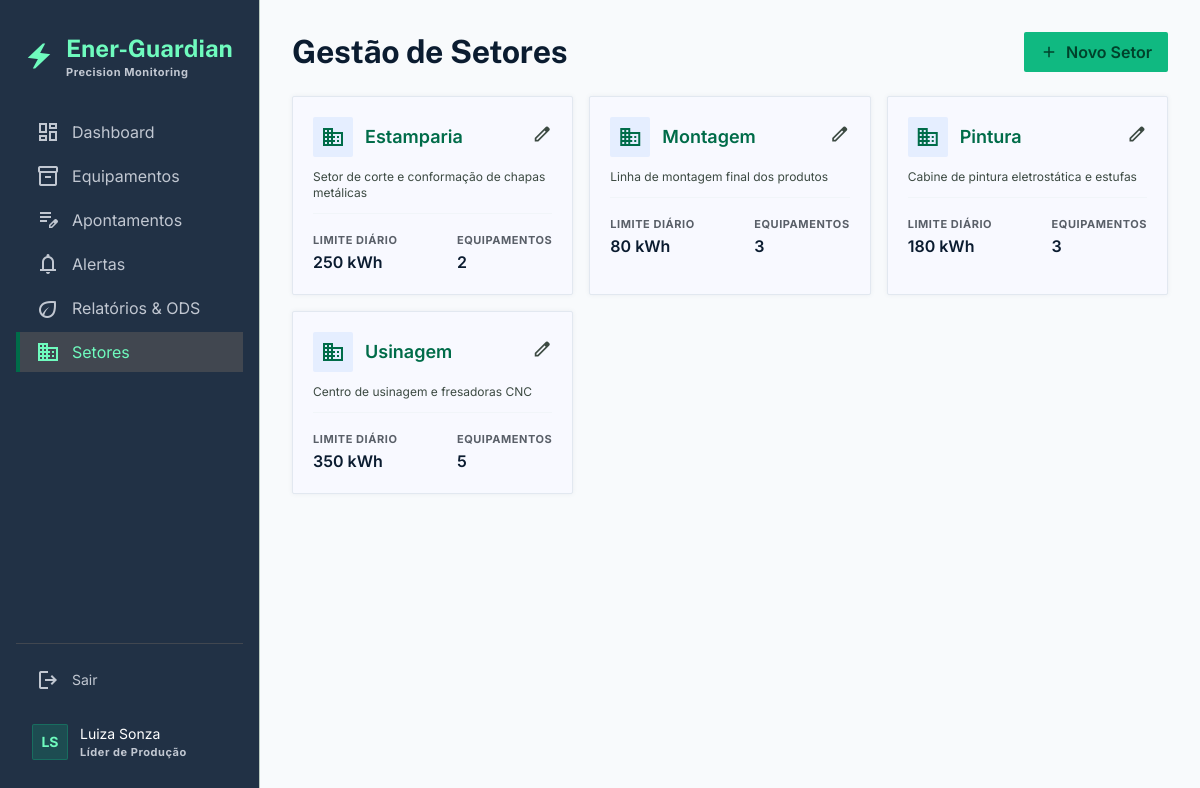
/setores/ (signed in), run on the app's committed database.
### models.py (models this page shows, shortened)
class Usuario(UserMixin, db.Model):
    __tablename__ = 'usuarios'
    id = db.Column(db.Integer, primary_key=True)
    nome = db.Column(db.String(100), nullable=False)
    email = db.Column(db.String(150), unique=True, nullable=False)
    senha_hash = db.Column(db.String(256), nullable=False)
    papel = db.Column(db.String(30), nullable=False, default='lider_producao')
    ativo = db.Column(db.Boolean, default=True)
    criado_em = db.Column(db.DateTime, default=datetime.now(timezone.utc))
    apontamentos = db.relationship('Apontamento', backref='usuario', lazy='dynamic')
    PAPEIS = {
        'admin': 'Administrador',
        'gestor': 'Gestor Industrial',
        'lider_producao': 'Líder de Produção',
        'tecnico': 'Técnico de Manutenção',
        'financeiro': 'Financeiro',
        'engenheiro': 'Engenheiro Chefe',
    }
    @property
    def papel_display(self):
        return self.PAPEIS.get(self.papel, self.papel)
    @property
    def iniciais(self):
        partes = self.nome.split()
        if len(partes) >= 2:
            return (partes[0][0] + partes[-1][0]).upper()
        return self.nome[:2].upper()

class Setor(db.Model):
    __tablename__ = 'setores'
    id = db.Column(db.Integer, primary_key=True)
    nome = db.Column(db.String(100), nullable=False, unique=True)
    descricao = db.Column(db.String(255))
    limite_consumo_kwh = db.Column(db.Float, default=500.0)
    criado_em = db.Column(db.DateTime, default=datetime.now(timezone.utc))
    equipamentos = db.relationship('Equipamento', backref='setor', lazy='dynamic')
    consumos = db.relationship('Consumo', backref='setor', lazy='dynamic')
    alertas = db.relationship('Alerta', backref='setor', lazy='dynamic')

### routes/setores.py (the view)
@setores_bp.route('/')
@login_required
def listar():
    setores = Setor.query.order_by(Setor.nome).all()
    return render_template('setores/listar.html', setores=setores)

### templates/setores/listar.html (shortened to what this page needs)
{% extends "base.html" %}
{% block content %}
<div class="flex flex-col md:flex-row justify-between items-start md:items-center mb-6 gap-4">
    <h2 class="font-headline-lg-mobile md:font-headline-lg text-headline-lg-mobile md:text-headline-lg text-on-surface">Gestão de Setores</h2>
    <a href="{{ url_for('setores.cadastrar') }}" class="px-4 py-2 bg-primary-container text-on-primary-container font-numeric-data text-numeric-data rounded hover:bg-primary transition-colors flex items-center gap-2">
        <span class="material-symbols-outlined text-[18px]">add</span> Novo Setor
    </a>
</div>
<div class="grid grid-cols-1 md:grid-cols-2 lg:grid-cols-3 gap-gutter">
    {% for setor in setores %}
    <div class="bg-surface border border-[#E2E8F0] rounded tech-shadow p-5 flex flex-col gap-3 hover:border-primary-container/30 transition-colors">
        <div class="flex items-center justify-between">
            <div class="flex items-center gap-3">
                <div class="w-10 h-10 rounded bg-surface-container text-primary flex items-center justify-center">
                    <span class="material-symbols-outlined">domain</span>
                </div>
                <a href="{{ url_for('setores.detalhes', id=setor.id) }}" class="font-title-md text-title-md text-primary hover:underline">{{ setor.nome }}</a>
            </div>
            <a href="{{ url_for('setores.editar', id=setor.id) }}" class="text-on-surface-variant hover:text-primary-container">
                <span class="material-symbols-outlined text-[20px]">edit</span>
            </a>
        </div>
        {% if setor.descricao %}
        <p class="font-body-sm text-body-sm text-on-surface-variant">{{ setor.descricao }}</p>
        {% endif %}
        <div class="flex items-center justify-between pt-3 border-t border-[#F1F5F9]">
            <div>
                <span class="font-label-caps text-label-caps text-tertiary uppercase">Limite Diário</span>
                <p class="font-numeric-data text-numeric-data text-on-surface">{{ "%.0f"|format(setor.limite_consumo_kwh) }} kWh</p>
            </div>
            <div>
                <span class="font-label-caps text-label-caps text-tertiary uppercase">Equipamentos</span>
                <p class="font-numeric-data text-numeric-data text-on-surface">{{ setor.equipamentos.count() }}</p>
            </div>
        </div>
    </div>
    {% endfor %}
</div>
{% endblock %}

### templates/base.html (shortened to what this page needs)
<!DOCTYPE html>
<html lang="pt-BR">
<head>
    <link rel="stylesheet" href="{{ url_for('static', filename='css/design_system.css') }}" />
    <link rel="stylesheet" href="{{ url_for('static', filename='css/index.css') }}" />
    <script src="https://cdn.tailwindcss.com"></script>
</head>
<body class="font-body-md text-on-surface antialiased bg-[#F8FAFC]">
<div class="flex h-screen w-full overflow-hidden">
    <aside id="sidebar" class="hidden md:flex w-[260px] h-screen sticky left-0 top-0 bg-inverse-surface border-r border-outline-variant flex-col justify-between py-margin-desktop z-50">
        <div class="px-4 flex flex-col gap-8">
            <div class="flex items-center gap-3 px-2">
                <span class="material-symbols-outlined fill-icon text-primary-fixed text-3xl">electric_bolt</span>
                <div>
                    <h1 class="font-headline-md text-headline-md font-bold text-primary-fixed">Ener-Guardian</h1>
                    <p class="font-label-caps text-label-caps text-tertiary-fixed-dim">Precision Monitoring</p>
                </div>
            </div>
            <nav class="flex flex-col gap-1">
                <a class="sidebar-link flex items-center border-l-4 {{ 'border-primary bg-on-tertiary-fixed-variant text-primary-fixed' if request.endpoint == 'dashboard.index' else 'border-transparent text-tertiary-fixed-dim hover:text-primary-fixed' }} px-4 py-2 gap-3" href="{{ url_for('dashboard.index') }}">
                    <span class="material-symbols-outlined {{ 'fill-icon' if request.endpoint == 'dashboard.index' else '' }}">dashboard</span>
                    <span>Dashboard</span>
                </a>
                <a class="sidebar-link flex items-center border-l-4 {{ 'border-primary bg-on-tertiary-fixed-variant text-primary-fixed' if request.endpoint and 'equipamentos' in request.endpoint else 'border-transparent text-tertiary-fixed-dim hover:text-primary-fixed' }} px-4 py-2 gap-3" href="{{ url_for('equipamentos.listar') }}">
                    <span class="material-symbols-outlined {{ 'fill-icon' if request.endpoint and 'equipamentos' in request.endpoint else '' }}">inventory_2</span>
                    <span>Equipamentos</span>
                </a>
                <a class="sidebar-link flex items-center border-l-4 {{ 'border-primary bg-on-tertiary-fixed-variant text-primary-fixed' if request.endpoint and 'apontamentos' in request.endpoint else 'border-transparent text-tertiary-fixed-dim hover:text-primary-fixed' }} px-4 py-2 gap-3" href="{{ url_for('apontamentos.historico') }}">
                    <span class="material-symbols-outlined {{ 'fill-icon' if request.endpoint and 'apontamentos' in request.endpoint else '' }}">edit_note</span>
                    <span>Apontamentos</span>
                </a>
                <a class="sidebar-link flex items-center border-l-4 {{ 'border-primary bg-on-tertiary-fixed-variant text-primary-fixed' if request.endpoint and 'alertas' in request.endpoint else 'border-transparent text-tertiary-fixed-dim hover:text-primary-fixed' }} px-4 py-2 gap-3" href="{{ url_for('alertas.listar') }}">
                    <span class="material-symbols-outlined {{ 'fill-icon' if request.endpoint and 'alertas' in request.endpoint else '' }}">notifications</span>
                    <span>Alertas</span>
                </a>
                <a class="sidebar-link flex items-center border-l-4 {{ 'border-primary bg-on-tertiary-fixed-variant text-primary-fixed' if request.endpoint and 'relatorios' in request.endpoint else 'border-transparent text-tertiary-fixed-dim hover:text-primary-fixed' }} px-4 py-2 gap-3" href="{{ url_for('relatorios.index') }}">
                    <span class="material-symbols-outlined {{ 'fill-icon' if request.endpoint and 'relatorios' in request.endpoint else '' }}">eco</span>
                    <span>Relatórios & ODS</span>
                </a>
                <a class="sidebar-link flex items-center border-l-4 {{ 'border-primary bg-on-tertiary-fixed-variant text-primary-fixed' if request.endpoint and 'setores' in request.endpoint else 'border-transparent text-tertiary-fixed-dim hover:text-primary-fixed' }} px-4 py-2 gap-3" href="{{ url_for('setores.listar') }}">
                    <span class="material-symbols-outlined {{ 'fill-icon' if request.endpoint and 'setores' in request.endpoint else '' }}">domain</span>
                    <span>Setores</span>
                </a>
            </nav>
        </div>
        <div class="flex flex-col gap-2 px-4 mt-auto">
            <div class="border-t border-on-tertiary-fixed-variant pt-4">
                <a class="sidebar-link flex items-center border-l-4 border-transparent px-4 py-2 text-tertiary-fixed-dim hover:text-primary-fixed gap-3" href="{{ url_for('auth.logout') }}">
                    <span class="material-symbols-outlined">logout</span>
                    <span class="font-body-md text-body-md">Sair</span>
                </a>
            </div>
            <div class="flex items-center px-4 py-2 gap-3 mt-2">
                <div class="w-9 h-9 rounded bg-primary-container/20 border border-primary-container/30 flex items-center justify-center text-primary-fixed font-bold text-sm">
                    {{ current_user.iniciais }}
                </div>
                <div>
                    <p class="font-body-md text-on-tertiary text-sm">{{ current_user.nome }}</p>
                    <p class="font-label-caps text-label-caps text-tertiary-fixed-dim">{{ current_user.papel_display }}</p>
                </div>
            </div>
        </div>
    </aside>
    <main class="flex-1 flex flex-col h-screen overflow-y-auto overflow-x-hidden bg-[#F8FAFC]">
        <div class="p-margin-mobile md:p-margin-desktop max-w-container-max mx-auto w-full">
            {% block content %}{% endblock %}
        </div>
    </main>
</div>
</body>
</html>

### static/css/design_system.css (style rules this page uses)
:root { --color-bg: #f4f5f7; --color-card-bg: #ffffff; --color-primary: #0066CC; --color-text: #0b1c30; --color-muted: #6c7a71; --font-family: 'Inter', sans-serif; }
body { background-color: var(--color-bg); color: var(--color-text); font-family: var(--font-family); margin: 0; padding: 0; }

### static/css/index.css (style rules this page uses)
body { background-color: #f8f9fa; color: #333333; font-family: 'Inter', sans-serif; }
.bg-surface { background-color: #ffffff; }
.text-primary { color: #005A3E; }
.border-primary { border-color: #006C49; }
.tech-shadow { box-shadow: 0 4px 6px -1px rgba(0, 0, 0, 0.05), 0 2px 4px -1px rgba(0, 0, 0, 0.03); border: 1px solid #e2e8f0; }
.font-label-caps { font-size: 0.75rem; font-weight: 600; letter-spacing: 0.05em; }
.border-outline-variant { border-color: #e2e8f0; }
.text-on-surface-variant { color: #475569; }
.font-numeric-data { font-family: 'Inter', monospace; }

### templates/base.html (style rules this page uses)
body { background-color: #F8FAFC; }
.tech-shadow { box-shadow: 0px 0px 4px rgba(100, 116, 139, 0.1); }
.material-symbols-outlined { font-variation-settings: 'FILL' 0, 'wght' 400, 'GRAD' 0, 'opsz' 24; }
.fill-icon { font-variation-settings: 'FILL' 1; }
.sidebar-link { transition: all 0.15s ease; }

### data on the page
Usuario: iniciais "LS", nome "Luiza Sonza", papel_display "Líder de Produção"
Setor: nome "Estamparia", descricao "Setor de corte e conformação de chapas metálicas", limite_consumo_kwh "250", equipamentos.count "2"
Setor: nome "Montagem", descricao "Linha de montagem final dos produtos", limite_consumo_kwh "80", equipamentos.count "3"
Setor: nome "Pintura", descricao "Cabine de pintura eletrostática e estufas", limite_consumo_kwh "180", equipamentos.count "3"
Setor: nome "Usinagem", descricao "Centro de usinagem e fresadoras CNC", limite_consumo_kwh "350", equipamentos.count "5"
